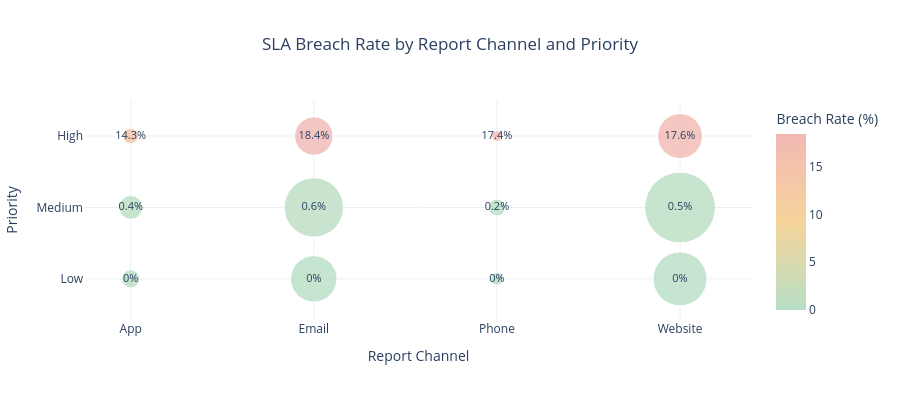

Notebook code for this chart:
### Code cell
# Bubble chart для візуалізації SLA breaches
# по report channel та priority
fig = px.scatter(
    channel_sla,
    x='report_channel',
    y='priority',
    size='total_incidents',
    color='breach_rate_pct',
    text='breach_rate_pct',
    title='SLA Breach Rate by Report Channel and Priority',
    color_continuous_scale=[
        [0.0, '#B7DFC5'],
        [0.5, '#F6D49A'],
        [1.0, '#F2B8B5']
    ],
    labels={
        'report_channel': 'Report Channel',
        'priority': 'Priority',
        'breach_rate_pct': 'Breach Rate (%)',
        'total_incidents': 'Total Incidents'
    },
    category_orders={'priority': ['High', 'Medium', 'Low']},
    size_max=50
)

fig.update_traces(
    marker=dict(opacity=0.8),
    texttemplate='%{text}%',
    textposition='middle center',
    textfont=dict(size=11)
)

fig.update_layout(
    template='plotly_white',
    title_x=0.5,
    height=400,
    coloraxis_colorbar=dict(title='Breach Rate (%)')
)

fig.show()

### Figure 1 — Plotly figure (JSON) as saved in the notebook; plotly's stock layout.template omitted (floating-point values rounded to 4 significant figures)
{"data": [{"hovertemplate": "Report Channel=%{x}<br>Priority=%{y}<br>Total Incidents=%{marker.size}<br>Breach Rate (%)=%{marker.color}<extra></extra>", "legendgroup": "", "marker": {"color": [14.3, 0.0, 0.4, 18.4, 0.0, 0.6, 17.4, 0.0, 0.2, 17.6, 0.0, 0.5], "coloraxis": "coloraxis", "opacity": 0.8, "size": [407, 551, 948, 2476, 3629, 5925, 190, 266, 477, 3393, 4902, 8424], "sizemode": "area", "sizeref": 3.37, "symbol": "circle"}, "mode": "markers+text", "name": "", "orientation": "v", "showlegend": false, "text": [14.3, 0.0, 0.4, 18.4, 0.0, 0.6, 17.4, 0.0, 0.2, 17.6, 0.0, 0.5], "textfont": {"size": 11}, "textposition": "middle center", "texttemplate": "%{text}%", "type": "scatter", "x": ["App", "App", "App", "Email", "Email", "Email", "Phone", "Phone", "Phone", "Website", "Website", "Website"], "xaxis": "x", "y": ["High", "Low", "Medium", "High", "Low", "Medium", "High", "Low", "Medium", "High", "Low", "Medium"], "yaxis": "y"}], "layout": {"coloraxis": {"colorbar": {"title": {"text": "Breach Rate (%)"}}, "colorscale": [[0, "#B7DFC5"], [0.5, "#F6D49A"], [1, "#F2B8B5"]]}, "height": 400, "legend": {"itemsizing": "constant", "tracegroupgap": 0}, "title": {"text": "SLA Breach Rate by Report Channel and Priority", "x": 0.5}, "xaxis": {"anchor": "y", "domain": [0, 1], "title": {"text": "Report Channel"}}, "yaxis": {"anchor": "x", "categoryarray": ["Low", "Medium", "High"], "categoryorder": "array", "domain": [0, 1], "title": {"text": "Priority"}}}}
